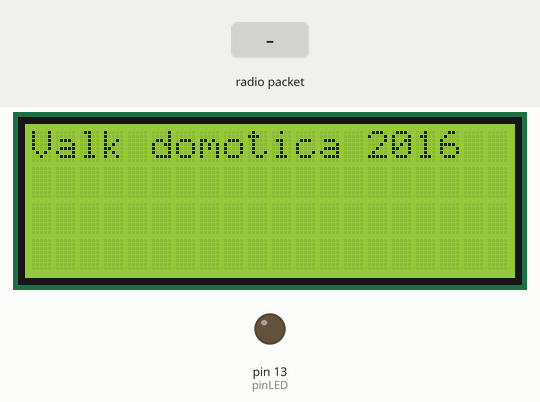
Simulated run of this sketch. Board: Arduino Uno, built with avr-gcc and run on an emulated ATmega328P. On the bench: 20×4 character LCD, output pins drawn as LEDs (lit = HIGH). The inputs (shaded band) are chosen by the test bench. No radio packets arrive unless stated.

Above: at 1.2 s.
1.3 s: radio packet "anagACTU" arrives
At 2.3 s:
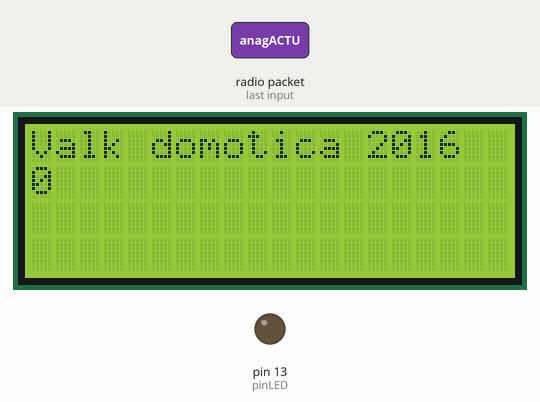
3.5 s: radio packet "digiACTU" arrives
At 5.0 s:
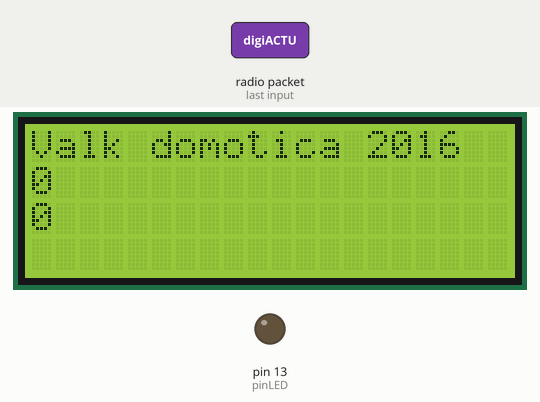
Timing chart, 0 to 6.5 s (numbered marks = the images above; inputs shaded):
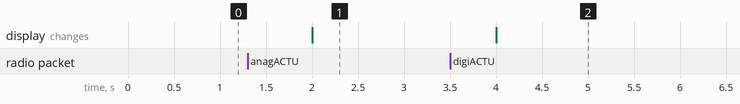

The sketch:

arduino-domotic-pfsense-display.ino
```cpp
//================================================================
// Halt, reboot, check status of a pfSense server through Arduino
// and radio modules.
// Project is divided in three parts: "keyboard", "servente" and "display".
//
// author: luvak4@gmail.com
//================================================================
//
/////////////////////////////////////
//// this is the "DISPLAY" code ////
/////////////////////////////////////
#include <VirtualWire.h>
#include <LiquidCrystal.h>
// max lenght of my message
const int MSG_LEN = 13;
// position of character to change
const int POSIZIONE_CARATT = 11;
//
const int pinLED =13;
// timing loop
int dutyCycle = 0;
unsigned long int Pa;
unsigned long int Pb;
// radio modules
const int receive_pin = 2;
uint8_t buf[VW_MAX_MESSAGE_LEN];
uint8_t buflen = VW_MAX_MESSAGE_LEN;
// display pins
const int RS = 9;
const int Enable = 10;
const int D4 = 5;
const int D5 = 6;
const int D6 = 7;
const int D7 = 8;
//
String stringaRX;
//
//================================
// initialize the LCD library
//================================
//
LiquidCrystal lcd(RS, Enable, D4, D5, D6, D7);
//================================
// setup
//================================
void setup() {
  // led
  pinMode(pinLED, OUTPUT);
  //radio rx
  vw_set_rx_pin(receive_pin);
  vw_setup(2000);
  vw_rx_start();
  // display 20x4
  lcd.begin(20, 4);
  ///////////12345678901234567890
  lcd.setCursor(0,0);
  lcd.print("Valk domotica 2016  ");
  //Serial.begin(9600);
}
//================================
// loop
//================================
void loop() {
  //--------------------------------
  // time subdivision
  //--------------------------------
  unsigned long int Qa;
  unsigned long int Qb;
  int DIFFa;
  int DIFFb;
  int Xa;
  int Xb;
  //
  dutyCycle += 1;
  if (dutyCycle > 9){
    dutyCycle = 0;
  }
  if (dutyCycle > 0){
    Qa=millis();
    if (Qa >= Pa){
      DIFFa=Qa-Pa;
      Xa = DIFFa - 25;
      if (Xa >= 0){
	Pa = Qa;
	//--------------------------------
	// every 0.025 Sec
	//--------------------------------
      }
    } else {
      Pa = Qa - Xa;
    }
  } else {
    Qb=millis();
    if (Qb >= Pb){
      DIFFb=Qb-Pb;
      Xb = DIFFb - 1000;
      if (Xb >= 0){
	Pb = Qb - Xb;
	//--------------------------------
	// BEGIN every second
	//--------------------------------
	//--------------------------------
	// BEGIN message received
	//--------------------------------
	if (vw_get_message(buf, &buflen)){
    vw_rx_stop(); // disable rx section
	  //
	  stringaRX="";
	  //
	  // retriving message
	  for (int i = 1; i <= POSIZIONE_CARATT; i++){
	    stringaRX += char(buf[i-1]);
	  }
	  // detect base keyword
	  if (stringaRX=="statPFSE000"){
	    switch (buf[POSIZIONE_CARATT]){
	    case '0':
	      // attempt sync
	      ///////////12345678901234567890
	      lcd.setCursor(0,0);
	      lcd.print("                    ");
	      break;
	    case '1':
	      // pfSense is in ignition state
	      /////////////12345678901234567890
	      lcd.setCursor(0,0);
	      lcd.print("pfSense: in avvio   ");
	      break;
	    case '2':
	      // pfSense ON
	      ///////////12345678901234567890
	      lcd.setCursor(0,0);
	      lcd.print("pfSense: ACCESO     ");
	      break;
	    case '3':
	      // pfSense in shutdown
	      ///////////12345678901234567890
	      lcd.setCursor(0,0);
	      lcd.print("pfSense: spegnendo  ");
	      break;
	    case '4':
	      // pfSense is OFF
	      ///////////12345678901234567890
	      lcd.setCursor(0,0);
	      lcd.print("pfSense: SPENTO     ");
	      break;
	    case '5':
	      // internet ok
	      lcd.setCursor(18,0);
	      lcd.print("  ");
	      delay(2000);
	      ///////////12345678901234567890
	      lcd.setCursor(18,0);
	      lcd.print("OK");
	      break;
	    case '6':
	      // internet ko
	      lcd.setCursor(18,0);
	      lcd.print("  ");
	      delay(2000);
	      ///////////12345678901234567890
	      lcd.setCursor(18,0);
	      lcd.print("--");
	      break;
	    case '7':
	      // pfsense received command
	      ///////////12345678901234567890
	      digitalWrite(pinLED, HIGH);
	      lcd.setCursor(17,0);
	      lcd.print("*");
	      delay(1000);
	      lcd.setCursor(17,0);
	      lcd.print(" ");
	      digitalWrite(pinLED, LOW);
	      break;
	    }
	  }
   stringaRX += char(buf[POSIZIONE_CARATT]);
   String subStr=stringaRX.substring(0,8);
   String valStringa;
   //Serial.println(subStr);
   /////////////01234567
   if (subStr=="anagACTU"){
    char t[4];
    t[0]=buf[8];
    t[1]=buf[9];
    t[2]=buf[10];
    t[3]=buf[11];
    t[4]='\0';
      //String valStringa=stringaRX.substring(8);
      //Serial.println(valStringa);
      lcd.setCursor(0,1);
      lcd.print("                    ");
      lcd.setCursor(0,1);
      lcd.print(atoi(t));
   }
      ////////////////01234567
   if (subStr=="digiACTU"){
       char t[4];
    t[0]=buf[8];
    t[1]=buf[9];
    t[2]=buf[10];
    t[3]=buf[11];
    t[4]='\0';
      String valStringa=stringaRX.substring(8);
      //Serial.println(valStringa);
      lcd.setCursor(0,2);
      lcd.print("                    ");
      lcd.setCursor(0,2);
      lcd.print(atoi(t));
   }
   vw_rx_start(); // enable rx section
	}
	//
	//--------------------------------
	// END message received
	//--------------------------------
	//--------------------------------
	// END every second
	//--------------------------------
      }
    } else {
      Pb = Qb;
    }
  }
}
```

Measured:
- after the input at 1.3 s, the display: changes after 0.70 s (image 1)
- after the input at 3.5 s, the display: changes after 0.50 s (image 2)
